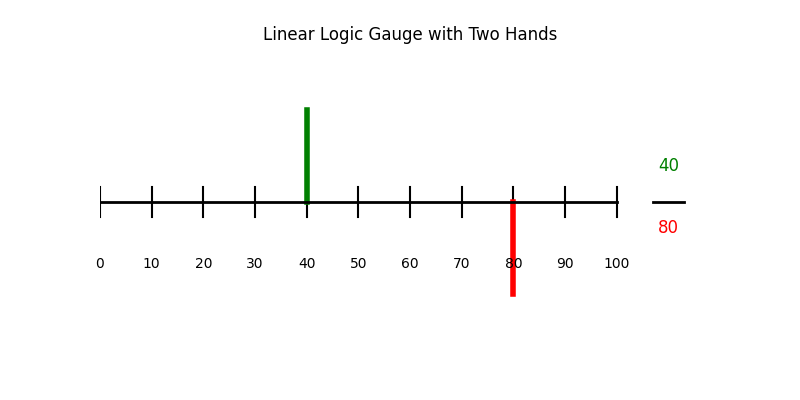

Source code (Python):
import numpy as np
import matplotlib.pyplot as plt

def plot_linear_gauge(positive_value, negative_value):
    # Create figure and axis
    fig, ax = plt.subplots(figsize=(8, 4))  # Adjusting for a wide linear layout
    
    # Set up the linear dial
    max_value = 100
    ax.set_xlim(0, max_value)
    ax.set_ylim(-1, 1)
    
    # Draw the linear dial with tick marks
    tick_positions = np.linspace(0, max_value, 11)
    for i in range(0, max_value + 1, 10):
        ax.text(i, -0.2, str(i), ha='center', va='center')
        ax.plot([i, i], [-0.05, 0.05], color='black')  # Small vertical ticks
    
    # Plot the hands
    ax.plot([positive_value, positive_value], [0, 0.3], color='green', lw=4, label=f'Positive: {positive_value}')
    ax.plot([negative_value, negative_value], [0, -0.3], color='red', lw=4, label=f'Negative: {negative_value}')
    
    # Plot the base line for the linear dial
    ax.plot([0, max_value], [0, 0], color='black', lw=2)
    
    # Add legend on the right side of the dial
    ax.text(max_value + 10, 0.1, str(positive_value), ha='center', fontsize=12, color='green')
    ax.text(max_value + 10, -0.1, str(negative_value), ha='center', fontsize=12, color='red')
    ax.plot([max_value + 7, max_value + 13], [0, 0], color='black', lw=2)  # Dividing line between positive and negative

    # Set limits and hide axes
    ax.set_xlim(0, max_value + 20)  # Leave room for the legend
    ax.set_ylim(-0.5, 0.5)
    ax.axis('off')
    
    # Set the title
    plt.title('Linear Logic Gauge with Two Hands')
    
    # Show the plot
    plt.show()

# Test the linear gauge with example values
plot_linear_gauge(40, 80)
